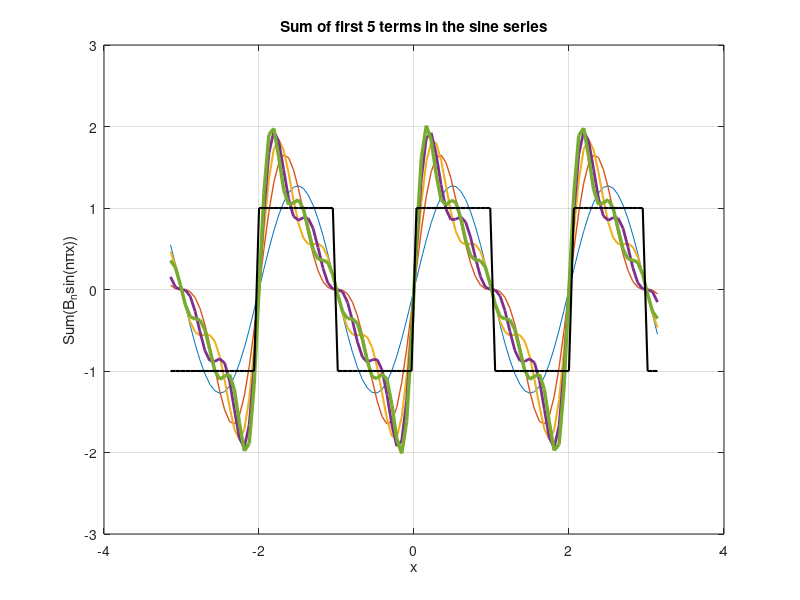

The MATLAB script that drew this image:
%% Compute and plotcumulative sum for the first 5 terms of the Fourier series representation

clc
clearvars
hold off                        
x     = linspace(-pi, pi);  
Const = 4/pi;                      
Sn    = 0;                         

for n = 1 : 1 : 5                  
    Bn = Const/n;                  
    Fn = Bn * sin(n*pi*x);        
    Sn = Sn + Fn;                 
    plot(x, Sn, 'linewidth', n/2); 
    hold on;
end

xlabel('x'); ylabel('Sum(B_nsin(n\pix))');
title('Sum of first 5 terms in the sine series');
plot(x, -1 + 2*(x>-2).*(x<-1) + 2*(x>0).*(x<1) + 2*(x>2).*(x<3),  'k-', 'linewidth', 1.5)
grid on
